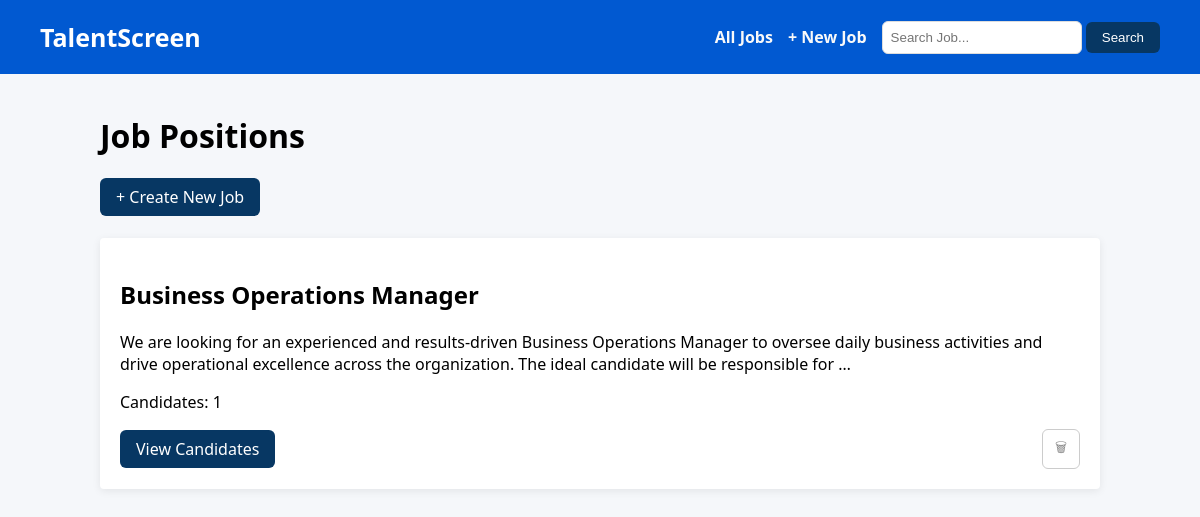
The app's page /, older data.
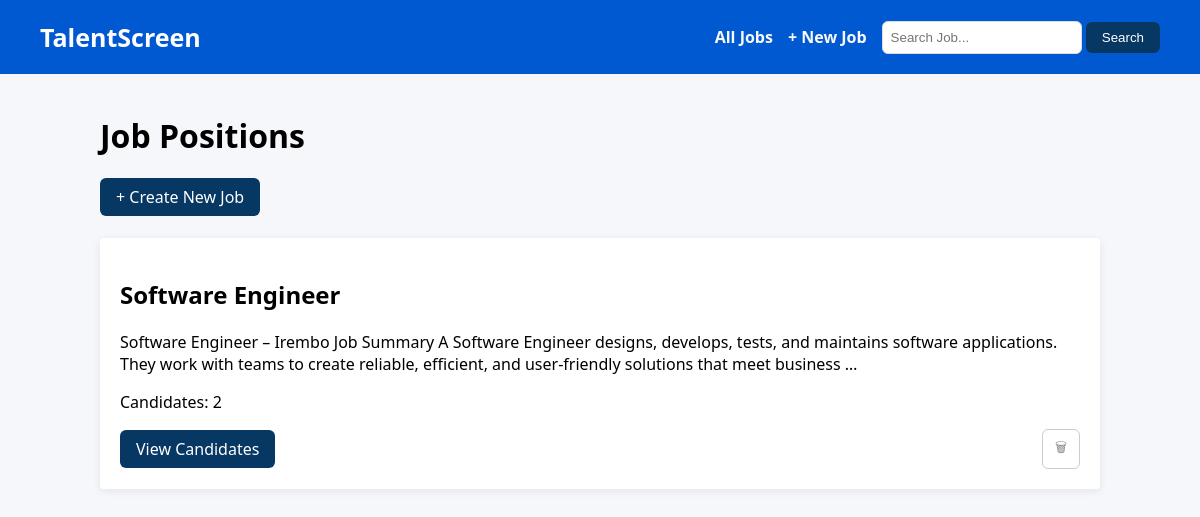
The same page, newer data.
### screener/models.py (models this page shows, shortened)
class Job(models.Model):
    title = models.CharField(max_length=200)
    description = models.TextField()
    created_at = models.DateTimeField(auto_now_add=True)

### screener/views.py (the view)
# urls.py: path('', views.job_list, name='job_list'),
def job_list(request):
    query = request.GET.get('q', '')
    if query:
        jobs = Job.objects.filter(title__icontains=query).order_by('-created_at')
    else:
        jobs = Job.objects.all().order_by('-created_at')
    return render(request, 'screener/job_list.html', {'jobs': jobs})

### screener/templates/screener/job_list.html (shortened to what this page needs)
{% extends 'screener/base.html' %}
{% block content %}
<div>
    <h1>Job Positions</h1>
    <a href="/job/create/" class="btn">+ Create New Job</a>
</div>
<br>
{% if jobs %}
    {% for job in jobs %}
        <div class="card">
            <h2>{{ job.title }}</h2>
            <p>{{ job.description|truncatewords:30 }}</p>
            <p>Candidates: {{ job.candidates.count }}</p>
            <div style="display: flex; justify-content: space-between; align-items: center; margin-top: 15px;">
                <a href="/job/{{ job.id }}/" class="btn">View Candidates</a>
                <form method="post" action="/job/{{ job.id }}/delete/"
                    onsubmit="return confirm('Are you sure you want to delete this job and all its candidates?')">
                    <button type="submit" style="background: transparent; border: 1px solid #ccc; color: #888; padding: 8px 12px; border-radius: 6px; cursor: pointer;">
                        🗑︎
                    </button>
                </form>
            </div>
        </div>
    {% endfor %}
{% else %}
    <p>No jobs created yet. Create your first job above.</p>
{% endif %}
{% endblock %}

Row changes from the older to the newer data that the page shows:
removed Job: title "Business Operations Manager", description "We are looking for an experienced and results-driven Business Operations Manager to oversee daily business activities and drive operational excellence across the organization. The ideal candidate will be responsible for …", candidates.count "1"
added Job: title "Software Engineer", description "Software Engineer – Irembo Job Summary A Software Engineer designs, develops, tests, and maintains software applications. They work with teams to create reliable, efficient, and user-friendly solutions that meet business …", candidates.count "2"
